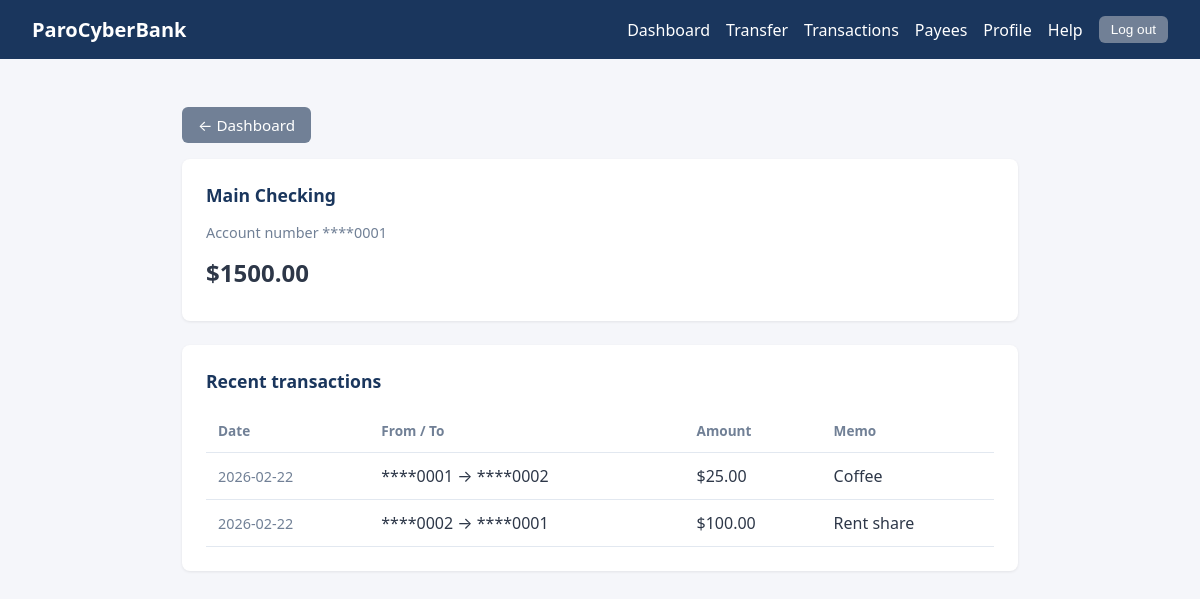
The app's page /accounts/1 (signed in) with its own data.
### tables this page shows
CREATE TABLE accounts (
                id INTEGER PRIMARY KEY AUTOINCREMENT,
                user_id INTEGER NOT NULL,
                account_number TEXT UNIQUE NOT NULL,
                name TEXT NOT NULL,
                balance_cents INTEGER NOT NULL DEFAULT 0,
                FOREIGN KEY (user_id) REFERENCES users(id)
            );

CREATE TABLE transactions (
                id INTEGER PRIMARY KEY AUTOINCREMENT,
                from_account_id INTEGER NOT NULL,
                to_account_id INTEGER NOT NULL,
                amount_cents INTEGER NOT NULL,
                memo TEXT,
                created_at TEXT NOT NULL,
                FOREIGN KEY (from_account_id) REFERENCES accounts(id),
                FOREIGN KEY (to_account_id) REFERENCES accounts(id)
            );

### app.py (the view)
@app.route("/accounts/<int:account_id>")
@login_required
def account_page(account_id):
    conn = get_db()
    row = conn.execute(
        "SELECT id, user_id, account_number, name, balance_cents FROM accounts WHERE id = ?",
        (account_id,),
    ).fetchone()
    if not row:
        conn.close()
        return "Account not found", 404
    tx_rows = conn.execute(
        """SELECT t.id, t.from_account_id, t.to_account_id, t.amount_cents, t.memo, t.created_at,
                  a_from.account_number AS from_num, a_to.account_number AS to_num
           FROM transactions t
           JOIN accounts a_from ON a_from.id = t.from_account_id
           JOIN accounts a_to ON a_to.id = t.to_account_id
           WHERE t.from_account_id = ? OR t.to_account_id = ?
           ORDER BY t.created_at DESC LIMIT 50""",
        (account_id, account_id),
    ).fetchall()
    conn.close()
    transactions = [row_to_transaction(r, from_number=r["from_num"], to_number=r["to_num"]) for r in tx_rows]
    return render_template(
        "account.html",
        account=row_to_account(row),
        transactions=transactions,
    )

### app.py (called while the page is built)
def get_db():
    conn = sqlite3.connect(DATABASE)
    conn.row_factory = sqlite3.Row
    return conn

def login_required(f):
    @wraps(f)
    def wrapped(*args, **kwargs):
        if "user_id" not in session:
            if request.is_json or request.path.startswith("/api/"):
                return jsonify({"error": "Login required"}), 401
            return redirect(url_for("login_page", next=request.url))
        return f(*args, **kwargs)
    return wrapped

def row_to_account(r):
    return {
        "id": r["id"],
        "account_number": r["account_number"],
        "name": r["name"],
        "balance_cents": r["balance_cents"],
        "balance": f"{r['balance_cents'] / 100:.2f}",
    }

def row_to_transaction(r, from_number=None, to_number=None):
    d = {
        "id": r["id"],
        "from_account_id": r["from_account_id"],
        "to_account_id": r["to_account_id"],
        "amount_cents": r["amount_cents"],
        "amount": f"{r['amount_cents'] / 100:.2f}",
        "memo": r["memo"] or "",
        "created_at": r["created_at"],
    }
    if from_number:
        d["from_account_number"] = from_number
    if to_number:
        d["to_account_number"] = to_number
    return d

### templates/account.html (shortened to what this page needs)
{% extends "base.html" %}
{% block content %}
<p style="margin-bottom: 1rem;"><a href="/dashboard" class="btn btn-secondary">← Dashboard</a></p>
<div class="card">
  <h2>{{ account.name }}</h2>
  <p class="muted">Account number ****{{ account.account_number[-4:] }}</p>
  <p style="font-size: 1.5rem; margin: 0.5rem 0;"><strong>${{ account.balance }}</strong></p>
</div>
<div class="card">
  <h2>Recent transactions</h2>
  {% if transactions %}
  <table>
    <thead>
      <tr>
        <th>Date</th>
        <th>From / To</th>
        <th>Amount</th>
        <th>Memo</th>
      </tr>
    </thead>
    <tbody>
      {% for t in transactions %}
      <tr>
        <td class="muted">{{ t.created_at[:10] }}</td>
        <td>****{{ t.from_account_number[-4:] }} → ****{{ t.to_account_number[-4:] }}</td>
        <td>${{ t.amount }}</td>
        <td>{{ t.memo or '—' }}</td>
      </tr>
      {% endfor %}
    </tbody>
  </table>
  {% else %}
  <p class="muted">No transactions yet.</p>
  {% endif %}
</div>
{% endblock %}

### templates/base.html (shortened to what this page needs)
<!DOCTYPE html>
<html lang="en">
<head>
</head>
<body>
  {% block body %}
  <header class="header">
    <a href="/" class="brand">ParoCyberBank</a>
    {% if session.get('user_id') %}
    <nav class="nav">
      <a href="/dashboard">Dashboard</a>
      <a href="/transfer">Transfer</a>
      <a href="/transactions">Transactions</a>
      <a href="/payees">Payees</a>
      <a href="/profile">Profile</a>
      <a href="/help">Help</a>
      <form action="/logout" method="post" style="display:inline;">
        <button type="submit" class="btn btn-secondary btn-small">Log out</button>
      </form>
    </nav>
    {% endif %}
  </header>
  <main class="main">
    {% block content %}{% endblock %}
  </main>
  {% endblock %}
</body>
</html>

### records on screen
accounts: name "Main Checking", account_number "0001"
transactions: created_at "2026-02-22", account_number "0001", account_number "0002", amount "25.00", memo "Coffee"
transactions: created_at "2026-02-22", account_number "0002", account_number "0001", amount "100.00", memo "Rent share"

### other values on screen
{{ account.balance }} "1500.00"
